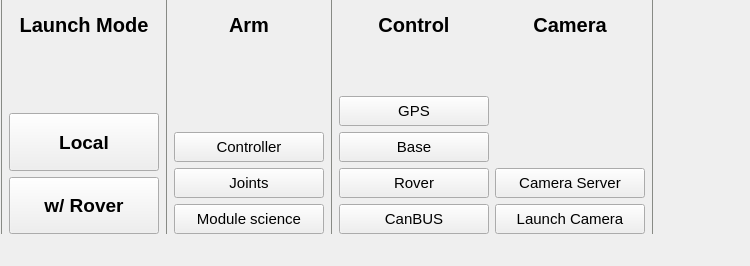
<?xml version="1.0" encoding="UTF-8"?>
<ui version="4.0">
 <class>Layout</class>
 <widget class="QWidget" name="Layout">
  <property name="windowModality">
   <enum>Qt::NonModal</enum>
  </property>
  <property name="enabled">
   <bool>true</bool>
  </property>
  <property name="geometry">
   <rect>
    <x>0</x>
    <y>0</y>
    <width>750</width>
    <height>266</height>
   </rect>
  </property>
  <property name="maximumSize">
   <size>
    <width>750</width>
    <height>266</height>
   </size>
  </property>
  <property name="font">
   <font>
    <pointsize>11</pointsize>
    <weight>50</weight>
    <bold>false</bold>
   </font>
  </property>
  <property name="contextMenuPolicy">
   <enum>Qt::DefaultContextMenu</enum>
  </property>
  <property name="acceptDrops">
   <bool>false</bool>
  </property>
  <property name="windowTitle">
   <string>Rovus Arm Gui</string>
  </property>
  <property name="styleSheet">
   <string notr="true"/>
  </property>
  <widget class="QWidget" name="">
   <layout class="QVBoxLayout" name="verticalLayout_16">
    <item>
     <layout class="QHBoxLayout" name="horizontalLayout_6">
      <item>
       <widget class="Line" name="line_6">
        <property name="styleSheet">
         <string notr="true">color: rgb(136, 138, 133);</string>
        </property>
        <property name="frameShadow">
         <enum>QFrame::Plain</enum>
        </property>
        <property name="lineWidth">
         <number>1</number>
        </property>
        <property name="orientation">
         <enum>Qt::Vertical</enum>
        </property>
       </widget>
      </item>
      <item>
       <layout class="QGridLayout" name="gridLayout">
        <item row="0" column="3">
         <widget class="Line" name="line_2">
          <property name="styleSheet">
           <string notr="true">color: rgb(136, 138, 133);</string>
          </property>
          <property name="frameShadow">
           <enum>QFrame::Plain</enum>
          </property>
          <property name="lineWidth">
           <number>1</number>
          </property>
          <property name="orientation">
           <enum>Qt::Vertical</enum>
          </property>
         </widget>
        </item>
        <item row="0" column="1">
         <widget class="Line" name="line_5">
          <property name="styleSheet">
           <string notr="true">color: rgb(136, 138, 133);</string>
          </property>
          <property name="frameShadow">
           <enum>QFrame::Plain</enum>
          </property>
          <property name="lineWidth">
           <number>1</number>
          </property>
          <property name="orientation">
           <enum>Qt::Vertical</enum>
          </property>
         </widget>
        </item>
        <item row="0" column="7">
         <widget class="Line" name="line_4">
          <property name="styleSheet">
           <string notr="true">color: rgb(136, 138, 133);</string>
          </property>
          <property name="frameShadow">
           <enum>QFrame::Plain</enum>
          </property>
          <property name="lineWidth">
           <number>1</number>
          </property>
          <property name="orientation">
           <enum>Qt::Vertical</enum>
          </property>
         </widget>
        </item>
        <item row="0" column="2">
         <layout class="QHBoxLayout" name="horizontalLayout">
          <item>
           <layout class="QVBoxLayout" name="verticalLayout">
            <item>
             <layout class="QVBoxLayout" name="verticalLayout_2">
              <item>
               <widget class="QLabel" name="label">
                <property name="sizePolicy">
                 <sizepolicy hsizetype="MinimumExpanding" vsizetype="MinimumExpanding">
                  <horstretch>0</horstretch>
                  <verstretch>0</verstretch>
                 </sizepolicy>
                </property>
                <property name="minimumSize">
                 <size>
                  <width>150</width>
                  <height>50</height>
                 </size>
                </property>
                <property name="maximumSize">
                 <size>
                  <width>16777215</width>
                  <height>50</height>
                 </size>
                </property>
                <property name="font">
                 <font>
                  <family>Ubuntu</family>
                  <pointsize>15</pointsize>
                  <weight>75</weight>
                  <bold>true</bold>
                 </font>
                </property>
                <property name="text">
                 <string>Arm</string>
                </property>
                <property name="textFormat">
                 <enum>Qt::AutoText</enum>
                </property>
                <property name="scaledContents">
                 <bool>false</bool>
                </property>
                <property name="alignment">
                 <set>Qt::AlignCenter</set>
                </property>
               </widget>
              </item>
              <item>
               <spacer name="verticalSpacer">
                <property name="orientation">
                 <enum>Qt::Vertical</enum>
                </property>
                <property name="sizeHint" stdset="0">
                 <size>
                  <width>20</width>
                  <height>40</height>
                 </size>
                </property>
               </spacer>
              </item>
              <item>
               <widget class="QPushButton" name="pb_controller">
                <property name="sizePolicy">
                 <sizepolicy hsizetype="Minimum" vsizetype="Fixed">
                  <horstretch>0</horstretch>
                  <verstretch>0</verstretch>
                 </sizepolicy>
                </property>
                <property name="minimumSize">
                 <size>
                  <width>0</width>
                  <height>30</height>
                 </size>
                </property>
                <property name="cursor">
                 <cursorShape>PointingHandCursor</cursorShape>
                </property>
                <property name="text">
                 <string>Controller</string>
                </property>
                <property name="iconSize">
                 <size>
                  <width>16</width>
                  <height>16</height>
                 </size>
                </property>
                <property name="checkable">
                 <bool>false</bool>
                </property>
                <property name="checked">
                 <bool>false</bool>
                </property>
                <property name="autoDefault">
                 <bool>false</bool>
                </property>
                <property name="default">
                 <bool>false</bool>
                </property>
                <property name="flat">
                 <bool>false</bool>
                </property>
               </widget>
              </item>
              <item>
               <widget class="QPushButton" name="pb_joints">
                <property name="sizePolicy">
                 <sizepolicy hsizetype="Minimum" vsizetype="Fixed">
                  <horstretch>0</horstretch>
                  <verstretch>0</verstretch>
                 </sizepolicy>
                </property>
                <property name="minimumSize">
                 <size>
                  <width>0</width>
                  <height>30</height>
                 </size>
                </property>
                <property name="cursor">
                 <cursorShape>PointingHandCursor</cursorShape>
                </property>
                <property name="text">
                 <string>Joints</string>
                </property>
                <property name="iconSize">
                 <size>
                  <width>16</width>
                  <height>16</height>
                 </size>
                </property>
                <property name="checkable">
                 <bool>false</bool>
                </property>
                <property name="checked">
                 <bool>false</bool>
                </property>
                <property name="autoDefault">
                 <bool>false</bool>
                </property>
                <property name="default">
                 <bool>false</bool>
                </property>
                <property name="flat">
                 <bool>false</bool>
                </property>
               </widget>
              </item>
              <item>
               <widget class="QPushButton" name="pb_science">
                <property name="sizePolicy">
                 <sizepolicy hsizetype="Minimum" vsizetype="Fixed">
                  <horstretch>0</horstretch>
                  <verstretch>0</verstretch>
                 </sizepolicy>
                </property>
                <property name="minimumSize">
                 <size>
                  <width>0</width>
                  <height>30</height>
                 </size>
                </property>
                <property name="cursor">
                 <cursorShape>PointingHandCursor</cursorShape>
                </property>
                <property name="text">
                 <string>Module science</string>
                </property>
                <property name="iconSize">
                 <size>
                  <width>16</width>
                  <height>16</height>
                 </size>
                </property>
                <property name="checkable">
                 <bool>false</bool>
                </property>
                <property name="checked">
                 <bool>false</bool>
                </property>
                <property name="autoDefault">
                 <bool>false</bool>
                </property>
                <property name="default">
                 <bool>false</bool>
                </property>
                <property name="flat">
                 <bool>false</bool>
                </property>
               </widget>
              </item>
             </layout>
            </item>
           </layout>
          </item>
         </layout>
        </item>
        <item row="0" column="0">
         <layout class="QHBoxLayout" name="horizontalLayout_5">
          <item>
           <layout class="QVBoxLayout" name="verticalLayout_13">
            <item>
             <layout class="QVBoxLayout" name="verticalLayout_14">
              <item>
               <widget class="QLabel" name="label_9">
                <property name="sizePolicy">
                 <sizepolicy hsizetype="MinimumExpanding" vsizetype="MinimumExpanding">
                  <horstretch>0</horstretch>
                  <verstretch>0</verstretch>
                 </sizepolicy>
                </property>
                <property name="minimumSize">
                 <size>
                  <width>150</width>
                  <height>50</height>
                 </size>
                </property>
                <property name="maximumSize">
                 <size>
                  <width>16777215</width>
                  <height>50</height>
                 </size>
                </property>
                <property name="font">
                 <font>
                  <family>Ubuntu</family>
                  <pointsize>15</pointsize>
                  <weight>75</weight>
                  <bold>true</bold>
                 </font>
                </property>
                <property name="text">
                 <string>Launch Mode</string>
                </property>
                <property name="textFormat">
                 <enum>Qt::AutoText</enum>
                </property>
                <property name="scaledContents">
                 <bool>false</bool>
                </property>
                <property name="alignment">
                 <set>Qt::AlignCenter</set>
                </property>
               </widget>
              </item>
              <item>
               <spacer name="verticalSpacer_7">
                <property name="orientation">
                 <enum>Qt::Vertical</enum>
                </property>
                <property name="sizeHint" stdset="0">
                 <size>
                  <width>20</width>
                  <height>40</height>
                 </size>
                </property>
               </spacer>
              </item>
              <item>
               <widget class="QPushButton" name="pb_local_true">
                <property name="sizePolicy">
                 <sizepolicy hsizetype="Minimum" vsizetype="Expanding">
                  <horstretch>0</horstretch>
                  <verstretch>0</verstretch>
                 </sizepolicy>
                </property>
                <property name="minimumSize">
                 <size>
                  <width>0</width>
                  <height>30</height>
                 </size>
                </property>
                <property name="font">
                 <font>
                  <pointsize>14</pointsize>
                  <weight>75</weight>
                  <italic>false</italic>
                  <bold>true</bold>
                  <underline>false</underline>
                  <strikeout>false</strikeout>
                 </font>
                </property>
                <property name="cursor">
                 <cursorShape>PointingHandCursor</cursorShape>
                </property>
                <property name="text">
                 <string>Local</string>
                </property>
                <property name="iconSize">
                 <size>
                  <width>16</width>
                  <height>16</height>
                 </size>
                </property>
                <property name="checkable">
                 <bool>false</bool>
                </property>
                <property name="checked">
                 <bool>false</bool>
                </property>
                <property name="autoDefault">
                 <bool>false</bool>
                </property>
                <property name="default">
                 <bool>false</bool>
                </property>
                <property name="flat">
                 <bool>false</bool>
                </property>
               </widget>
              </item>
              <item>
               <widget class="QPushButton" name="pb_local_false">
                <property name="sizePolicy">
                 <sizepolicy hsizetype="Minimum" vsizetype="Expanding">
                  <horstretch>0</horstretch>
                  <verstretch>0</verstretch>
                 </sizepolicy>
                </property>
                <property name="minimumSize">
                 <size>
                  <width>0</width>
                  <height>30</height>
                 </size>
                </property>
                <property name="font">
                 <font>
                  <pointsize>14</pointsize>
                  <weight>75</weight>
                  <bold>true</bold>
                 </font>
                </property>
                <property name="cursor">
                 <cursorShape>PointingHandCursor</cursorShape>
                </property>
                <property name="text">
                 <string>w/ Rover</string>
                </property>
                <property name="iconSize">
                 <size>
                  <width>16</width>
                  <height>16</height>
                 </size>
                </property>
                <property name="checkable">
                 <bool>false</bool>
                </property>
                <property name="checked">
                 <bool>false</bool>
                </property>
                <property name="autoDefault">
                 <bool>false</bool>
                </property>
                <property name="default">
                 <bool>false</bool>
                </property>
                <property name="flat">
                 <bool>false</bool>
                </property>
               </widget>
              </item>
             </layout>
            </item>
           </layout>
          </item>
         </layout>
        </item>
        <item row="0" column="4">
         <layout class="QHBoxLayout" name="horizontalLayout_4">
          <item>
           <layout class="QVBoxLayout" name="verticalLayout_11">
            <item>
             <layout class="QVBoxLayout" name="verticalLayout_12">
              <item>
               <widget class="QLabel" name="label_8">
                <property name="sizePolicy">
                 <sizepolicy hsizetype="MinimumExpanding" vsizetype="MinimumExpanding">
                  <horstretch>0</horstretch>
                  <verstretch>0</verstretch>
                 </sizepolicy>
                </property>
                <property name="minimumSize">
                 <size>
                  <width>150</width>
                  <height>50</height>
                 </size>
                </property>
                <property name="maximumSize">
                 <size>
                  <width>16777215</width>
                  <height>50</height>
                 </size>
                </property>
                <property name="font">
                 <font>
                  <family>Ubuntu</family>
                  <pointsize>15</pointsize>
                  <weight>75</weight>
                  <bold>true</bold>
                 </font>
                </property>
                <property name="text">
                 <string>Control</string>
                </property>
                <property name="textFormat">
                 <enum>Qt::AutoText</enum>
                </property>
                <property name="scaledContents">
                 <bool>false</bool>
                </property>
                <property name="alignment">
                 <set>Qt::AlignCenter</set>
                </property>
               </widget>
              </item>
              <item>
               <spacer name="verticalSpacer_6">
                <property name="orientation">
                 <enum>Qt::Vertical</enum>
                </property>
                <property name="sizeHint" stdset="0">
                 <size>
                  <width>20</width>
                  <height>40</height>
                 </size>
                </property>
               </spacer>
              </item>
              <item>
               <widget class="QPushButton" name="pb_gps">
                <property name="sizePolicy">
                 <sizepolicy hsizetype="Minimum" vsizetype="Fixed">
                  <horstretch>0</horstretch>
                  <verstretch>0</verstretch>
                 </sizepolicy>
                </property>
                <property name="minimumSize">
                 <size>
                  <width>0</width>
                  <height>30</height>
                 </size>
                </property>
                <property name="cursor">
                 <cursorShape>PointingHandCursor</cursorShape>
                </property>
                <property name="text">
                 <string>GPS</string>
                </property>
                <property name="iconSize">
                 <size>
                  <width>16</width>
                  <height>16</height>
                 </size>
                </property>
                <property name="checkable">
                 <bool>false</bool>
                </property>
                <property name="checked">
                 <bool>false</bool>
                </property>
                <property name="autoDefault">
                 <bool>false</bool>
                </property>
                <property name="default">
                 <bool>false</bool>
                </property>
                <property name="flat">
                 <bool>false</bool>
                </property>
               </widget>
              </item>
              <item>
               <widget class="QPushButton" name="pb_base">
                <property name="sizePolicy">
                 <sizepolicy hsizetype="Minimum" vsizetype="Fixed">
                  <horstretch>0</horstretch>
                  <verstretch>0</verstretch>
                 </sizepolicy>
                </property>
                <property name="minimumSize">
                 <size>
                  <width>0</width>
                  <height>30</height>
                 </size>
                </property>
                <property name="cursor">
                 <cursorShape>PointingHandCursor</cursorShape>
                </property>
                <property name="text">
                 <string>Base</string>
                </property>
                <property name="iconSize">
                 <size>
                  <width>16</width>
                  <height>16</height>
                 </size>
                </property>
                <property name="checkable">
                 <bool>false</bool>
                </property>
                <property name="checked">
                 <bool>false</bool>
                </property>
                <property name="autoDefault">
                 <bool>false</bool>
                </property>
                <property name="default">
                 <bool>false</bool>
                </property>
                <property name="flat">
                 <bool>false</bool>
                </property>
               </widget>
              </item>
              <item>
               <widget class="QPushButton" name="pb_rover">
                <property name="enabled">
                 <bool>true</bool>
                </property>
                <property name="sizePolicy">
                 <sizepolicy hsizetype="Minimum" vsizetype="Fixed">
                  <horstretch>0</horstretch>
                  <verstretch>0</verstretch>
                 </sizepolicy>
                </property>
                <property name="minimumSize">
                 <size>
                  <width>0</width>
                  <height>30</height>
                 </size>
                </property>
                <property name="cursor">
                 <cursorShape>PointingHandCursor</cursorShape>
                </property>
                <property name="text">
                 <string>Rover</string>
                </property>
                <property name="iconSize">
                 <size>
                  <width>16</width>
                  <height>16</height>
                 </size>
                </property>
                <property name="checkable">
                 <bool>false</bool>
                </property>
                <property name="checked">
                 <bool>false</bool>
                </property>
                <property name="autoDefault">
                 <bool>false</bool>
                </property>
                <property name="default">
                 <bool>false</bool>
                </property>
                <property name="flat">
                 <bool>false</bool>
                </property>
               </widget>
              </item>
              <item>
               <widget class="QPushButton" name="pb_can">
                <property name="sizePolicy">
                 <sizepolicy hsizetype="Minimum" vsizetype="Fixed">
                  <horstretch>0</horstretch>
                  <verstretch>0</verstretch>
                 </sizepolicy>
                </property>
                <property name="minimumSize">
                 <size>
                  <width>0</width>
                  <height>30</height>
                 </size>
                </property>
                <property name="cursor">
                 <cursorShape>PointingHandCursor</cursorShape>
                </property>
                <property name="text">
                 <string>CanBUS</string>
                </property>
                <property name="iconSize">
                 <size>
                  <width>16</width>
                  <height>16</height>
                 </size>
                </property>
                <property name="checkable">
                 <bool>false</bool>
                </property>
                <property name="checked">
                 <bool>false</bool>
                </property>
                <property name="autoDefault">
                 <bool>false</bool>
                </property>
                <property name="default">
                 <bool>false</bool>
                </property>
                <property name="flat">
                 <bool>false</bool>
                </property>
               </widget>
              </item>
             </layout>
            </item>
           </layout>
          </item>
         </layout>
        </item>
        <item row="0" column="6">
         <layout class="QHBoxLayout" name="horizontalLayout_2">
          <item>
           <layout class="QVBoxLayout" name="verticalLayout_3">
            <item>
             <layout class="QVBoxLayout" name="verticalLayout_4">
              <item>
               <widget class="QLabel" name="label_2">
                <property name="sizePolicy">
                 <sizepolicy hsizetype="MinimumExpanding" vsizetype="MinimumExpanding">
                  <horstretch>0</horstretch>
                  <verstretch>0</verstretch>
                 </sizepolicy>
                </property>
                <property name="minimumSize">
                 <size>
                  <width>150</width>
                  <height>50</height>
                 </size>
                </property>
                <property name="maximumSize">
                 <size>
                  <width>16777215</width>
                  <height>50</height>
                 </size>
                </property>
                <property name="font">
                 <font>
                  <family>Ubuntu</family>
                  <pointsize>15</pointsize>
                  <weight>75</weight>
                  <bold>true</bold>
                 </font>
                </property>
                <property name="text">
                 <string>Camera</string>
                </property>
                <property name="textFormat">
                 <enum>Qt::AutoText</enum>
                </property>
                <property name="scaledContents">
                 <bool>false</bool>
                </property>
                <property name="alignment">
                 <set>Qt::AlignCenter</set>
                </property>
               </widget>
              </item>
              <item>
               <spacer name="verticalSpacer_2">
                <property name="orientation">
                 <enum>Qt::Vertical</enum>
                </property>
                <property name="sizeHint" stdset="0">
                 <size>
                  <width>20</width>
                  <height>40</height>
                 </size>
                </property>
               </spacer>
              </item>
              <item>
               <widget class="QPushButton" name="pb_panorama_server">
                <property name="sizePolicy">
                 <sizepolicy hsizetype="Minimum" vsizetype="Fixed">
                  <horstretch>0</horstretch>
                  <verstretch>0</verstretch>
                 </sizepolicy>
                </property>
                <property name="minimumSize">
                 <size>
                  <width>0</width>
                  <height>30</height>
                 </size>
                </property>
                <property name="cursor">
                 <cursorShape>PointingHandCursor</cursorShape>
                </property>
                <property name="text">
                 <string>Camera Server</string>
                </property>
                <property name="iconSize">
                 <size>
                  <width>16</width>
                  <height>16</height>
                 </size>
                </property>
                <property name="checkable">
                 <bool>false</bool>
                </property>
                <property name="checked">
                 <bool>false</bool>
                </property>
                <property name="autoDefault">
                 <bool>false</bool>
                </property>
                <property name="default">
                 <bool>false</bool>
                </property>
                <property name="flat">
                 <bool>false</bool>
                </property>
               </widget>
              </item>
              <item>
               <widget class="QPushButton" name="pb_launch_cam">
                <property name="sizePolicy">
                 <sizepolicy hsizetype="Minimum" vsizetype="Fixed">
                  <horstretch>0</horstretch>
                  <verstretch>0</verstretch>
                 </sizepolicy>
                </property>
                <property name="minimumSize">
                 <size>
                  <width>0</width>
                  <height>30</height>
                 </size>
                </property>
                <property name="cursor">
                 <cursorShape>PointingHandCursor</cursorShape>
                </property>
                <property name="text">
                 <string>Launch Camera</string>
                </property>
                <property name="iconSize">
                 <size>
                  <width>16</width>
                  <height>16</height>
                 </size>
                </property>
                <property name="checkable">
                 <bool>false</bool>
                </property>
                <property name="checked">
                 <bool>false</bool>
                </property>
                <property name="autoDefault">
                 <bool>false</bool>
                </property>
                <property name="default">
                 <bool>false</bool>
                </property>
                <property name="flat">
                 <bool>false</bool>
                </property>
               </widget>
              </item>
             </layout>
            </item>
           </layout>
          </item>
         </layout>
        </item>
       </layout>
      </item>
     </layout>
    </item>
   </layout>
  </widget>
 </widget>
 <resources/>
 <connections/>
</ui>
